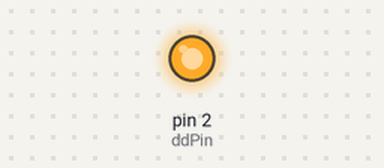
This sketch was run on a simulated Arduino Uno, built with avr-gcc and run on an emulated ATmega328P. On the bench: output pins drawn as LEDs (lit = HIGH). What the sketch prints to the serial monitor is not drawn.

Above: at 0.01 s.
Timing chart, 0 to 2.1 s (numbered marks = the images above):
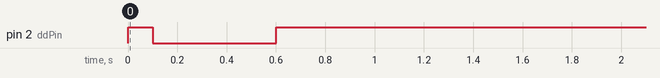

The sketch:

roomba_test2.ino
```cpp
int rxPin = 0;
int txPin = 1;
int ddPin = 2;


void setup() {
  pinMode(txPin,  OUTPUT);
  pinMode(ddPin,  OUTPUT);
  Serial.begin(19200);


  digitalWrite(ddPin, HIGH);
  delay(100);
  digitalWrite(ddPin, LOW);
  delay(500);
  digitalWrite(ddPin, HIGH);
  delay(2000);
  Serial.write(128);
  delay(50);
  Serial.write(130);

}

void loop() {

  spinL();

}

void spinL() {
  Serial.write(137);
  Serial.write(0x00);
  Serial.write(0xc8);
  Serial.write(0x00);
  Serial.write(0x01);
}
```
